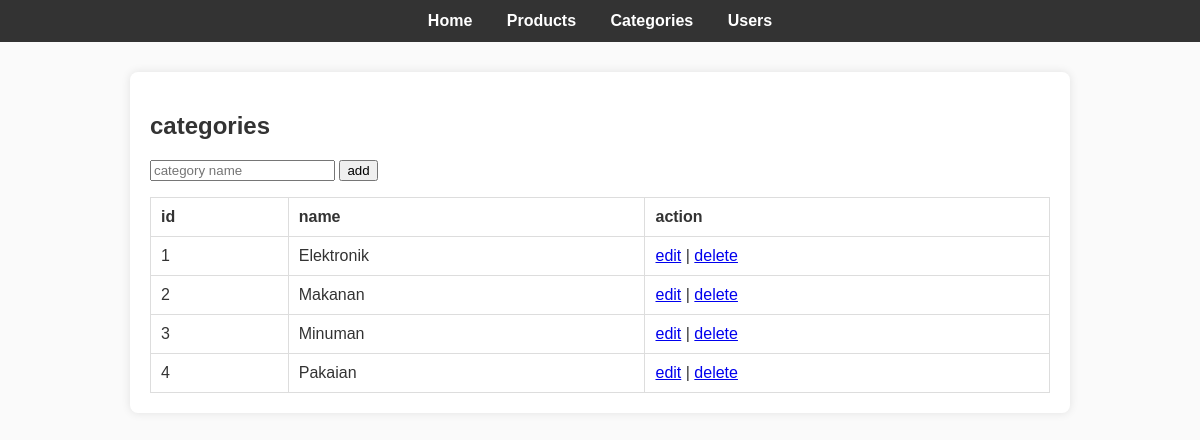
Page /catalog_app/view/categories.php on the committed database.
### tables this page shows
CREATE TABLE `category` (
  `id` int(11) NOT NULL,
  `name` varchar(100) NOT NULL
);

### catalog_app/class/Category.php (called while the page is built, shortened)
<?php
require_once __DIR__ . "/../config/db.php";
class Category {
    private $conn;
    public function __construct() {
        $database = new Database();
        $this->conn = $database->conn;
    }
    public function getAll() {
        $query = $this->conn->prepare("SELECT * FROM category");
        $query->execute();
        return $query->get_result();
    }
}

### catalog_app/config/db.php (called while the page is built, shortened)
<?php
class Database {
    private $host = "localhost";
    private $user = "root";
    private $pass = "";
    private $dbname = "catalog_db";
    public function __construct() {
        try {
            $this->conn = new mysqli($this->host, $this->user, $this->pass, $this->dbname);
        } catch (Exception $e) {
            die("koneksi gagal: " . $e->getMessage());
        }
    }
}

### catalog_app/view/categories.php (the view, shortened to what this page needs)
<?php
require_once "../class/Category.php";
$category = new Category();
$editData = null;
$categories = $category->getAll();
?>
<?php include "header.php"; ?>
<h2>categories</h2>
<form method="POST">
    <input type="text" name="name" placeholder="category name" required
           value="<?= $editData ? $editData['name'] : ''; ?>">
    <button type="submit" name="<?= $editData ? 'update' : 'add'; ?>">
        <?= $editData ? 'update' : 'add'; ?>
    </button>
</form>
<table border="1" cellpadding="8">
    <tr>
        <th>id</th>
        <th>name</th>
        <th>action</th>
    </tr>
    <?php while ($row = $categories->fetch_assoc()) { ?>
        <tr>
            <td><?= $row['id']; ?></td>
            <td><?= $row['name']; ?></td>
            <td>
                <a href="?edit=<?= $row['id']; ?>">edit</a> |
                <a href="?delete=<?= $row['id']; ?>" onclick="return confirm('yakin hapus?')">delete</a>
            </td>
        </tr>
    <?php } ?>
</table>

### catalog_app/style.css (style rules this page uses)
table { width: 100%; border-collapse: collapse; margin-top: 15px; }
table, th, td { border: 1px solid #ddd; }
th, td { padding: 10px; text-align: left; }

### rows in the picture
category: id "1", name "Elektronik"
category: id "2", name "Makanan"
category: id "3", name "Minuman"
category: id "4", name "Pakaian"
